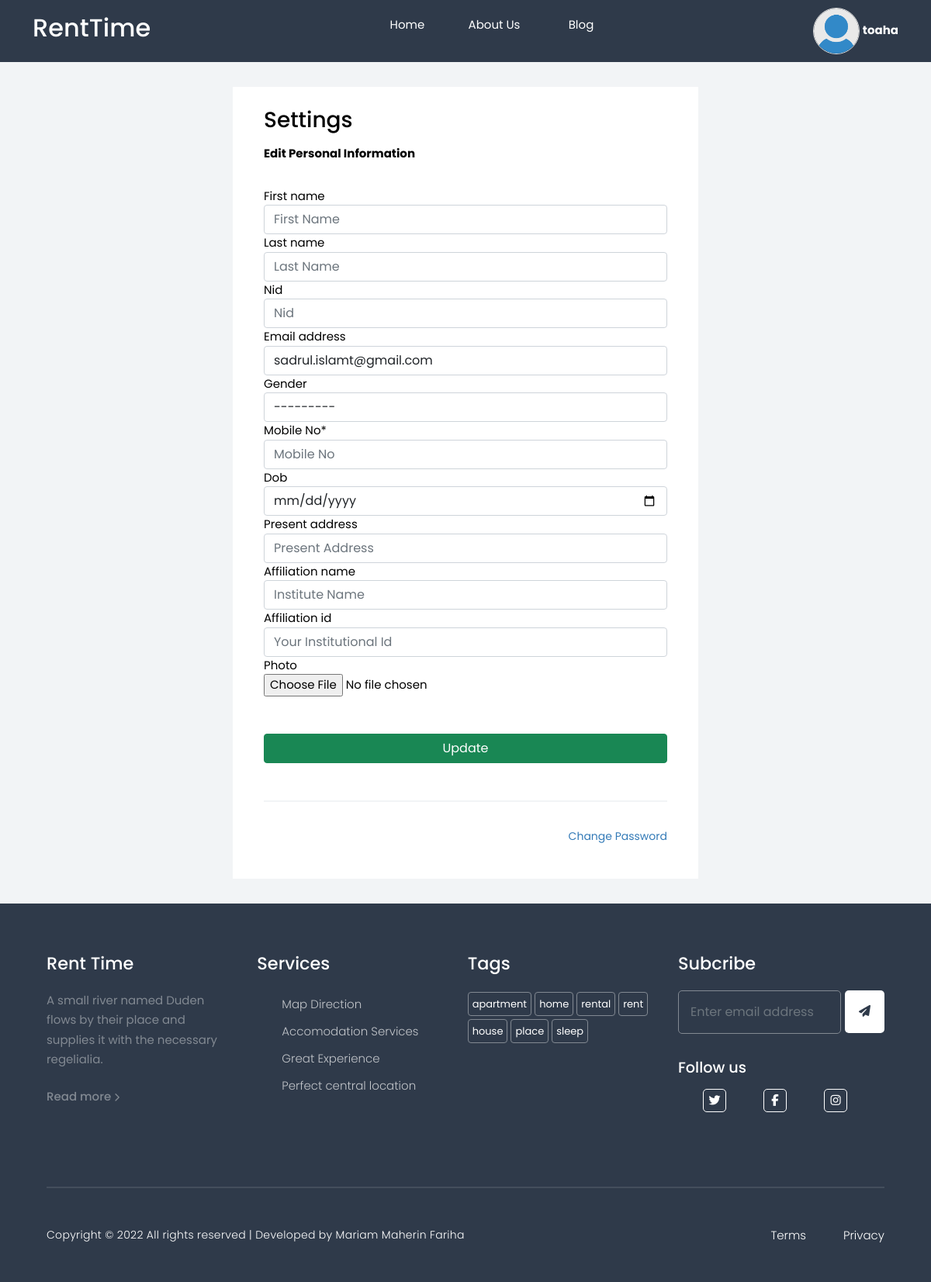
Page /profile_edit/ (signed in) on the committed database.
### app/models.py (models this page shows)
class User(AbstractUser):
    GENDER_CHOICES = (
        ('Male', 'Male'),
        ('Female', 'Female'),
        ('Other', 'Other')
    )
    is_renter = models.BooleanField(default = False)
    is_owner = models.BooleanField(default = False)
    gender = models.CharField(max_length=10, choices=GENDER_CHOICES, null=True, blank=True)
    nid = models.CharField(max_length=13, null=True, blank=True)
    mobile_No = models.CharField(max_length=11, null = False, blank=False)
    affiliation_name = models.CharField(max_length=20, null = True, blank=True)
    affiliation_id = models.CharField(max_length=20, null = True, blank=True)
    dob = models.DateTimeField(null=True,blank=True)
    present_address = models.CharField(max_length=255, blank=True)
    photo = models.ImageField(upload_to='images/', default='images/user.jpg', blank=True)
    def __str__(self):
        return self.username

### app/views/rentapp.py (the view)
# urls.py: path('profile_edit/',rentapp.UserProfile_edit, name='user_profile_edit'),
def UserProfile_edit(request):
    user = request.user
    if request.method == 'POST':
        form = RenterChangeForm(request.POST, instance=user)
        if form.is_valid():
            user = form.save()
            return redirect('user_profile', user=user)
    else:
        form = RenterChangeForm(instance=user)
    context = {'user':user,'form': form}
    return render(request, 'profile_edit.html', context)

### templates/profile_edit.html (shortened to what this page needs)
{% extends 'layout.html' %}
{% load static %}
{% load crispy_forms_tags %}
{% block content %}
<main>
    <div id="settings">
        <div class="container">
            <h4>Settings</h4>
            <div class="setting-items">
                <b>Edit Personal Information</b>
                <form method="POST" enctype="multipart/form-data" novalidate>
                    {{form | crispy}}
                    <input id="settings-update-btn" type="submit" class="btn btn-success" value="Update">
                </form>
                <div class="divider-border"></div>
                <p id="setting-change-pass"><a href="/profile_edit/password/">Change Password</a></p>
            </div>
        </div>
    </div>
</main>
{% endblock %}

### templates/layout.html (shortened to what this page needs)
{% load static %}
<!DOCTYPE html>
<html lang="en">
<head>
    <link rel="stylesheet" href="https://unpkg.com/swiper@8/swiper-bundle.min.css" />
    <link rel="stylesheet" href="https://cdn.jsdelivr.net/npm/bootstrap@5.0.0/dist/css/bootstrap.min.css">
    <link rel="stylesheet" type="text/css" href="{% static 'style.css' %}">
<body>
    {% block nav %}
    <header>
        <nav>
            <div class="container">
                <a href="{% url 'home' %}">
                    <h3>RentTime</h3>
                </a>
                <ul id="nav-items">
                    <li><a href="{% url 'home' %}">Home</a></li>
                    <li><a href="/about/">About Us</a></li>
                    <li><a href="/blogs/">Blog</a></li>
                {% if user.is_authenticated %}
                </ul>
                <div class="profile-icon" onclick="settingsMenuToggle()">
                    <img src="{{user.photo.url}}" alt="Avater">
                    <b style="color: white;">{{user}}</b>
                </div>
                {% else %}
                    <li>
                        <a href="{% url 'login' %}">LogIn</a>
                    </li>
                </ul>
                {% endif %}
            </div>
        </nav>
    </header>
    {% endblock %}
    {% block content %}
    {% endblock %}
    <footer id="footer">
        <div class="container">
            <div class="intro">
                <h4 class="footer-title"><a href="#" class="logo">Rent Time</a></h4>
                <p>A small river named Duden flows by their place and supplies it with the necessary regelialia.</p>
                <a href="/about/">Read more <span class="fa fa-chevron-right" style="font-size: 11px;"></span></a>
            </div>
            <div class="Services">
                <h4 class="footer-title">Services</h4>
                <ul>
                    <li><a href="#">Map Direction</a></li>
                    <li><a href="#">Accomodation Services</a></li>
                    <li><a href="#">Great Experience</a></li>
                    <li><a href="#">Perfect central location</a></li>
                </ul>
            </div>
            <div class="tag-cloud">
                <h4 class="footer-title">Tags</h4>
                <div class="short-link">
                    <a href="#" class="tag-cloud-link">apartment</a>
                    <a href="#" class="tag-cloud-link">home</a>
                    <a href="#" class="tag-cloud-link">rental</a>
                    <a href="#" class="tag-cloud-link">rent</a>
                    <a href="#" class="tag-cloud-link">house</a>
                    <a href="#" class="tag-cloud-link">place</a>
                    <a href="#" class="tag-cloud-link">sleep</a>
                </div>
            </div>
            <div class="subscribe">
                <div class="subscribeWrapper">
                    <h4 class="footer-title">Subcribe</h4>
                    <form action="#" class="subscribe-form">
                        <input type="email" class="form-control rounded-left" placeholder="Enter email address"
                            required>
                        <button type="submit"><i class="fa fa-paper-plane"></i></button>
                    </form>
                </div>
                <div id="social-links">
                    <h4>Follow us</h4>
                    <ul>
                        <li><a href="#"><span class="fa fa-twitter"></span></a></li>
                        <li><a href="#"><span class="fa fa-facebook"></span></a></li>
                        <li><a href="#"><span class="fa fa-instagram"></span></a></li>
                    </ul>
                </div>
            </div>
        </div>
        <div class="container hrtag">
            <hr>
        </div>
        <div class="copyright-message-and-privacy">
            <div class="container copyright-box">
                <div class="copyright-message">
                    <p>
                        Copyright &copy; 2022 All rights reserved | Developed by Mariam Maherin Fariha
                    </p>
                </div>
                <div class="terms-privacy">
                    <p>
                        <a href="#">Terms</a>
                        <a href="#">Privacy</a>
                    </p>
                </div>
            </div>
        </div>
    </footer>
</body>
</html>

### static/style.css (style rules this page uses)
* { padding: 0; margin: 0; font-family: 'Poppins', sans-serif; text-decoration: none; border: none; outline: none; box-sizing: border-box; list-style-type: none; }
:root { --body-color: #efefef; --nav-color: #2f3a4a; --bg-color: #fff; --custom-shadow: 0 3px 8px rgb(0 0 0 / 12%), 0 3px 1px rgb(0 0 0 / 4%); }
a { color: #525252; }
body { background-color: var(--bg-color); transition: background 0.3s; color: #000; max-width: 100vw; font-size: 15px; }
img { max-width: 100%; }
html { scroll-behavior: smooth; scroll-padding-top: 5rem; }
h1, h2, h3, h4, h5 { color: #000; }
h3 { font-size: 1.6rem; }
h4 { font-size: 1.2rem; }
p { line-height: 1.6rem; }
.container { width: 95%; margin: 0 auto; }
button { background: transparent; }
header { position: sticky; top: 0; z-index: 100; }
nav .container a h3 { color: #fff; font-size: 2rem; }
nav { display: flex; align-items: center; justify-content: center; background-color: var(--nav-color); height: 5rem; width: 100%; }
nav .container { display: flex; justify-content: space-between; align-items: center; height: 100% }
nav .container ul { display: flex; height: 100%; }
nav .container ul li { transition: all 0.3s ease; }
nav .container ul li a { width: 7rem; height: 100%; display: flex; justify-content: center; align-items: center; color: #fff; transition: all ease 0.3s; }
#footer { background-color: #2f3a4a; }
#footer .container { width: 90%; display: grid; grid-template-columns: repeat(4, 1fr); gap: 2rem; padding: 4rem 0 0; }
h4.footer-title, h4.footer-title a { color: #fff; font-weight: 500; font-size: 1.4rem; margin-bottom: 1.3rem; }
.intro p { color: #828992; margin-bottom: 1.5rem; }
.intro a { color: #828992; font-weight: 500; }
.Services ul li a { color: rgba(255, 255, 255, .7); line-height: 35px; }
.Services ul li a { color: rgba(255, 255, 255, .7); line-height: 35px; font-weight: 300; }
.short-link .tag-cloud-link { padding: 5px; border: 1px solid #828992; line-height: 35px; color: #fff; font-size: 13px; border-radius: 4px; transition: all 0.3s ease; }
.subscribe .subscribeWrapper .subscribe-form { display: flex; align-items: center; gap: 0.3rem; }
.subscribe { display: flex; flex-direction: column; gap: 2rem; }
.subscribe .subscribeWrapper .subscribe-form input, .subscribe .subscribeWrapper .subscribe-form button { background: transparent; border: 1px solid #828992; padding: 15px; border-radius: 5px; color: #fff; }
.subscribe .subscribeWrapper .subscribe-form button { background-color: #fff; color: #2f3a4a; cursor: pointer; border: none; padding: 16px 18px; }
.subscribe #social-links h4 { color: #fff; font-weight: 500; margin-bottom: 1rem; }
.subscribe #social-links ul { display: flex; align-items: center; }
.subscribe #social-links ul li a span { color: #fff; margin-right: 3rem; padding: 5px; border: 1px solid #fff; width: 30px; height: 30px; display: flex; justify-content: center; align-items: center; border-radius: 5px; transition: all 0.3s ease; }
#footer .hrtag { display: block; }
#footer .hrtag hr { border: 0.5px solid #828992; }
#footer .copyright-box { display: flex; justify-content: space-between; align-items: center; padding: 2rem 0 2rem; }
.copyright-message { color: #fff; letter-spacing: 0.3px; font-weight: 300; font-size: 14px; }
.terms-privacy p { display: flex; align-items: center; gap: 3rem; }
.terms-privacy p a { color: #fff; font-weight: 300; }
nav .container .profile-icon img { width: 60px; height: 60px; border: 1px solid #ddd; border-radius: 50%; cursor: pointer; }
#settings { padding: 2rem 0; background: #f2f4f6; }
#settings .container { width: 50%; background: #fff; padding: 1.6rem 2.5rem; }
#settings .container h4 { font-size: 28px; font-weight: 500; margin-bottom: 1rem; }
#settings .container .setting-items { display: flex; flex-direction: column; gap: 2rem; }
#settings .container .setting-items p { color: #999; font-weight: 500; font-size: 14px; }
#settings .container .setting-items #setting-deactive-acc, #settings .container .setting-items #setting-change-pass { width: 100%; text-align: end; }
#settings .container .setting-items #setting-change-pass a, #settings .container .setting-items .social p a, #settings .container .setting-items #setting-deactive-acc a { color: #337ab7; font-weight: normal; }
#settings .container .setting-items .divider-border { border: 1px solid #f2f4f6; }
#settings .container #settings-update-btn { width: 100%; margin: 3rem 0 1rem 0; }

### templates/layout.html (style rules this page uses)
a { text-decoration: none; }

### rows in the picture
User: photo (placeholder picture), username "toaha", email "sadrul.islamt@gmail.com", gender "---------"
